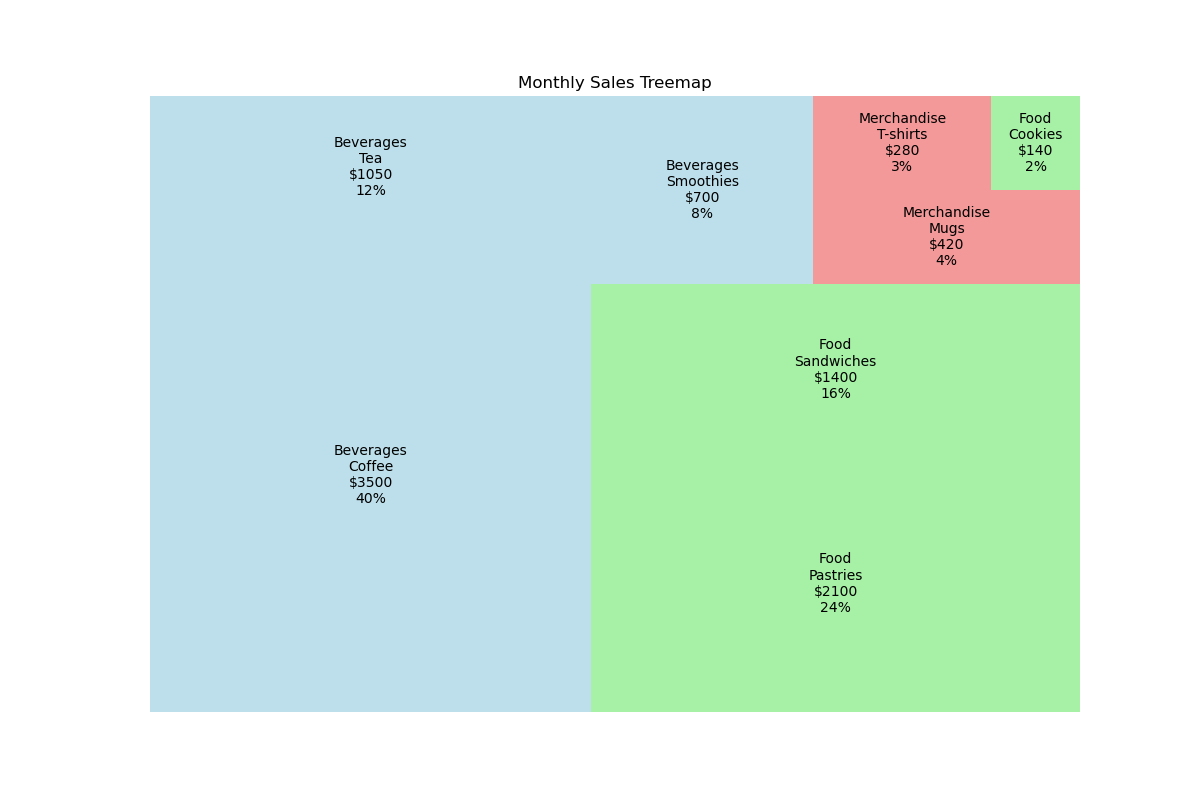

Source code (Python):

import matplotlib.pyplot as plt
import squarify

# Data given
data = [
    {'Item Category': 'Beverages', 'Item': 'Coffee', 'Monthly Sales ($)': 3500, 'Percentage of Total Sales': '40%'},
    {'Item Category': 'Beverages', 'Item': 'Tea', 'Monthly Sales ($)': 1050, 'Percentage of Total Sales': '12%'},
    {'Item Category': 'Food', 'Item': 'Pastries', 'Monthly Sales ($)': 2100, 'Percentage of Total Sales': '24%'},
    {'Item Category': 'Food', 'Item': 'Sandwiches', 'Monthly Sales ($)': 1400, 'Percentage of Total Sales': '16%'},
    {'Item Category': 'Beverages', 'Item': 'Smoothies', 'Monthly Sales ($)': 700, 'Percentage of Total Sales': '8%'},
    {'Item Category': 'Merchandise', 'Item': 'Mugs', 'Monthly Sales ($)': 420, 'Percentage of Total Sales': '4%'},
    {'Item Category': 'Merchandise', 'Item': 'T-shirts', 'Monthly Sales ($)': 280, 'Percentage of Total Sales': '3%'},
    {'Item Category': 'Food', 'Item': 'Cookies', 'Monthly Sales ($)': 140, 'Percentage of Total Sales': '2%'}
]

# Process data
categories = [entry['Item Category'] for entry in data]
items = [entry['Item'] for entry in data]
sales = [entry['Monthly Sales ($)'] for entry in data]
labels = ["{}\n{}\n${}\n{}".format(cat, item, sale, perc) for cat, item, sale, perc in zip(categories, items, sales, [entry['Percentage of Total Sales'] for entry in data])]

# Colors for each item category
colors = {
    'Beverages': 'lightblue',
    'Food': 'lightgreen',
    'Merchandise': 'lightcoral'
}

# Assign color to each item based on its category
item_colors = [colors[category] for category in categories]

# Create a figure to display the treemap
plt.figure(figsize=(12, 8))

# Using squarify to plot the treemap
squarify.plot(sizes=sales, label=labels, color=item_colors, alpha=0.8)

plt.title("Monthly Sales Treemap")
plt.axis('off') # Hides the axes
plt.show()
